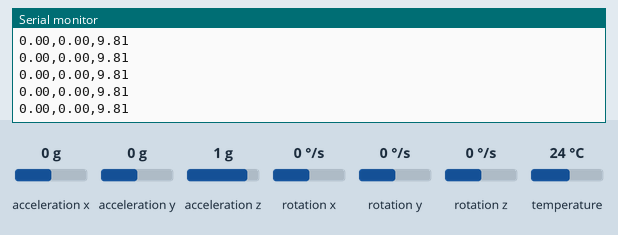
This program was run on a simulated ESP32. On the bench: the last lines printed to the serial monitor. The test bench sets the inputs (shaded band); at power-on: acceleration x 0 g, acceleration y 0 g, acceleration z 1 g, rotation x 0 °/s, rotation y 0 °/s, rotation z 0 °/s, temperature 24 °C.

Above: at 1.3 s.
1.4 s: acceleration x set to -1.4 g
At 1.42 s:
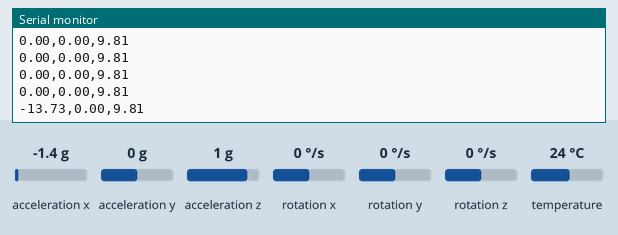
2.9 s: acceleration y set to -1.4 g
At 2.94 s:
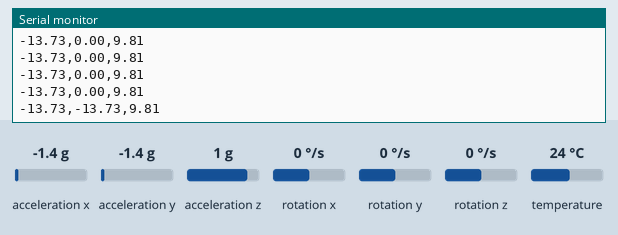
4.4 s: acceleration z set to -1.4 g
At 4.41 s:
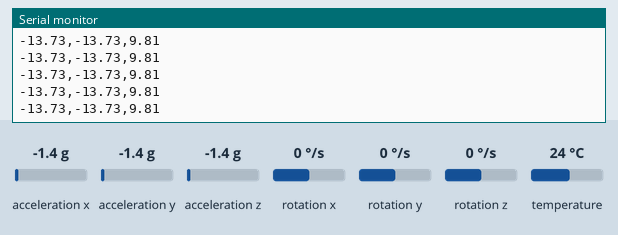

Measured:
- after the input at 1.4 s, the serial monitor: prints a new line at once (image 1)
- after the input at 2.9 s, the serial monitor: prints a new line at once (image 2)

The program:

main.cpp
```cpp
#include <Adafruit_MPU6050.h>
#include <Adafruit_Sensor.h>
#include <Wire.h>

// MPU6050オブジェクトを作成
Adafruit_MPU6050 mpu;

void setup() {
  // シリアル通信を開始 (ボーレートはPython側と合わせる)
  Serial.begin(115200);
  while (!Serial) {
    delay(10); // シリアルポートの接続を待つ
  }

  // MPU6050の初期化
  if (!mpu.begin()) {
    Serial.println("Failed to find MPU6050 chip");
    while (1) {
      delay(10);
    }
  }
  Serial.println("MPU6050 Found!");

  // センサーのレンジ設定
  mpu.setAccelerometerRange(MPU6050_RANGE_8_G);
  mpu.setGyroRange(MPU6050_RANGE_500_DEG);
  mpu.setFilterBandwidth(MPU6050_BAND_21_HZ);

  delay(100);
}

void loop() {
  // センサーイベント（加速度、ジャイロ、温度）を取得するための変数
  sensors_event_t a, g, temp;
  mpu.getEvent(&a, &g, &temp);

  // 3軸の加速度データをカンマ区切りでシリアルポートに出力
  // フォーマット: "x,y,z\n"
  Serial.printf("%.2f,%.2f,%.2f\n", a.acceleration.x, a.acceleration.y, a.acceleration.z);

  // 50ms待機 (送信レート: 約20Hz)
  delay(50);
}
```
